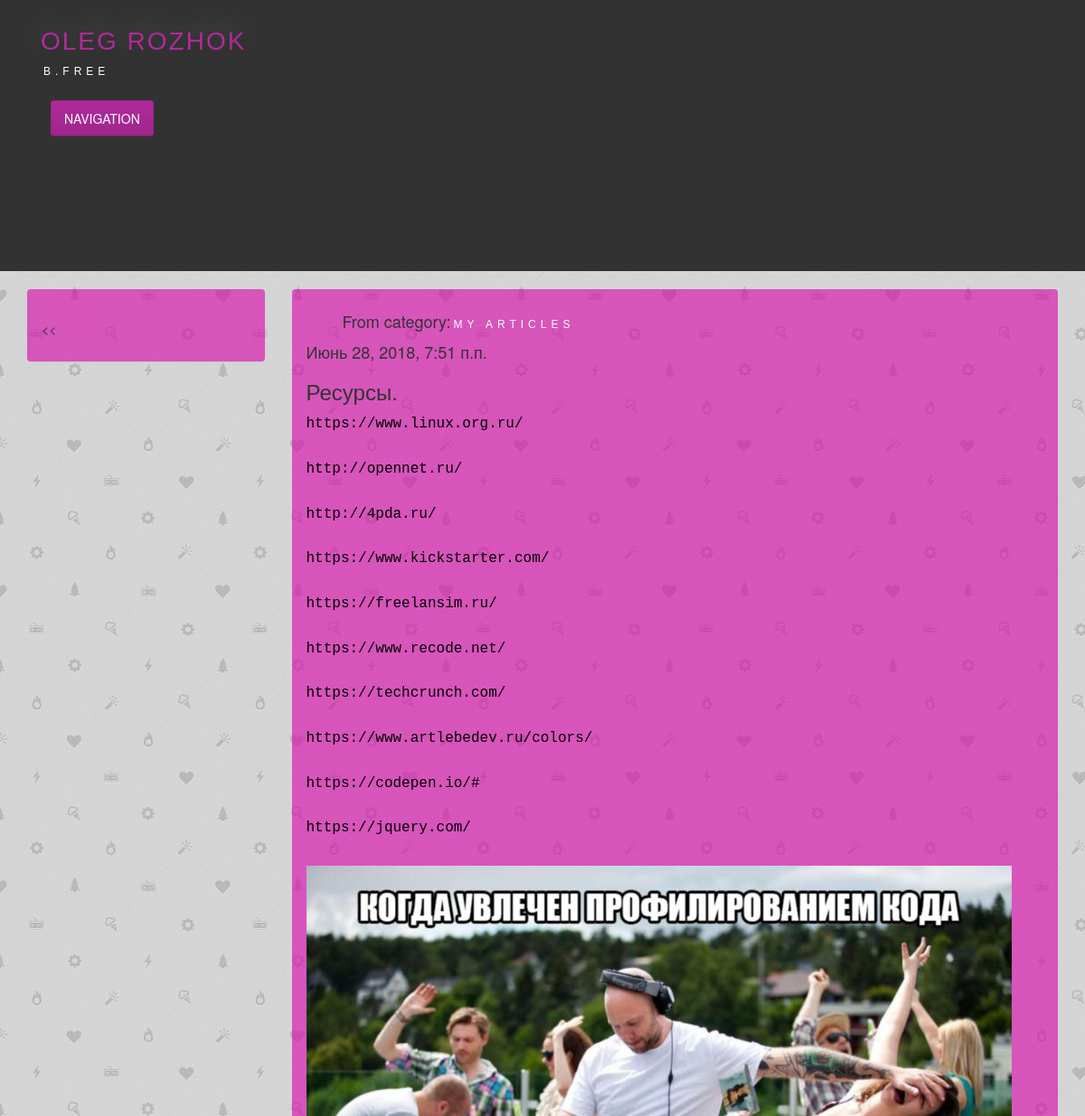
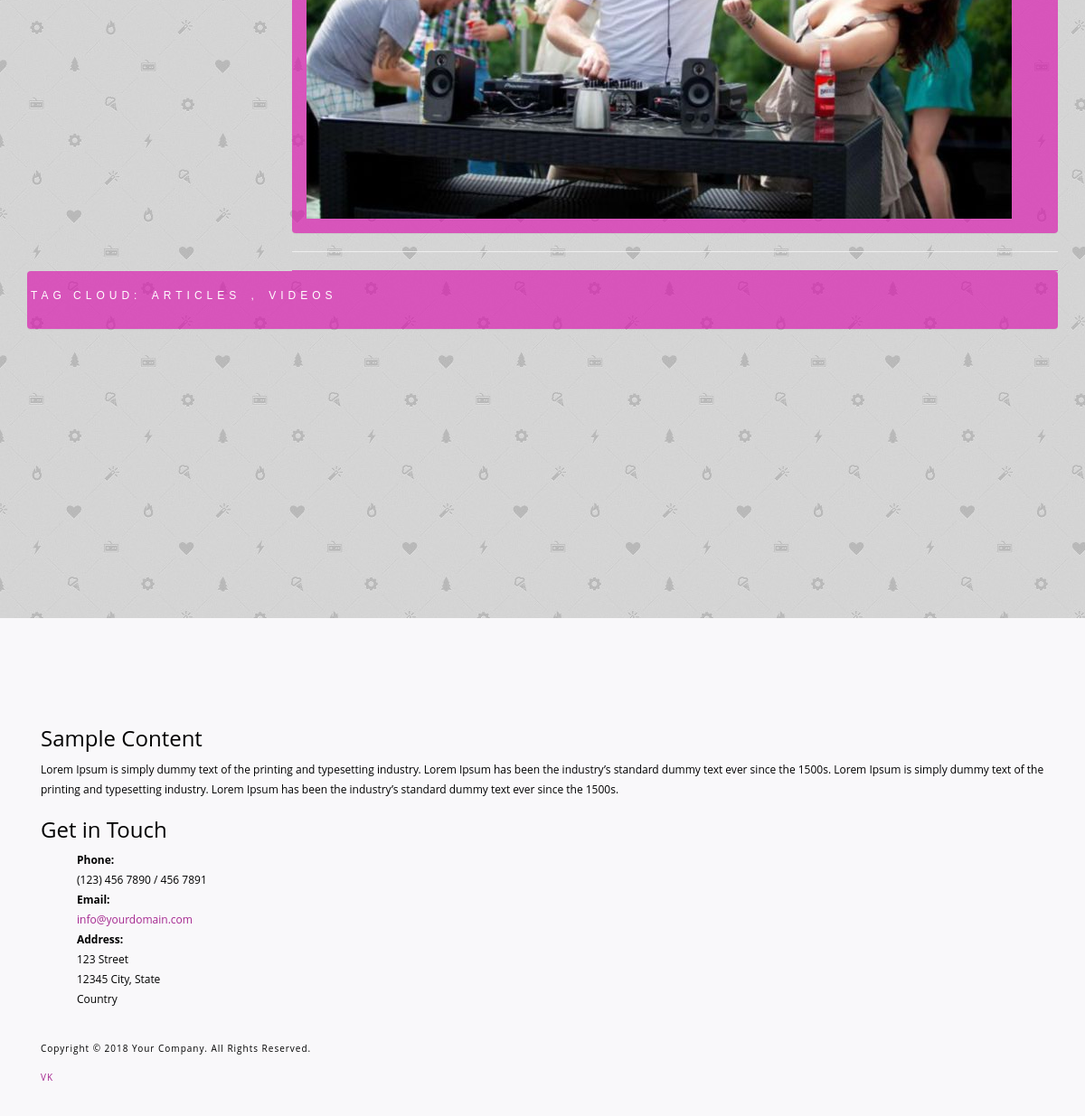
Screenshot of /articles/get/1/ with the database file from the repository (2 pictures, top to bottom).
### article/models.py (models this page shows, shortened)
class Article(models.Model):
    class Meta():
        db_table = "article"
    article_title = models.CharField(max_length=200)
    article_text = RichTextField()
    article_date = models.DateTimeField()
    article_likes = models.IntegerField(default=0)
    article_image = models.ImageField(null=True, blank=True, upload_to="images/", verbose_name="Image")
    video = EmbedVideoField(null=True, blank=True, verbose_name="Video")
    category = TreeForeignKey(Category, null=True, blank=False, related_name='cat')
    keywords = models.ManyToManyField(Keywords, related_name="keywords", related_query_name="keywords", blank=True, verbose_name="Keywords")

class Category(MPTTModel):
    class Meta():
        db_table = "category"
        verbose_name_plural = "Categories"
        verbose_name = "Category"
        ordering = ('tree_id', 'level',)
    name = models.CharField(max_length=150, verbose_name="Category", unique=True)
    parent = TreeForeignKey('self', on_delete=models.CASCADE, null=True, blank=True, related_name='children', verbose_name="Parent's class")
    def __unicode__(self):
        return self.name
    class MPTTMeta:
        level_atrr = 'mptt-level'
        order_insertion_by = ['name']

class Keywords(models.Model):
    class Meta():
        db_table = "keywords"
    name = models.CharField(max_length=50, blank=True, unique=True, verbose_name="Tags")
    def __unicode__(self):
        return self.name

### article/views.py (the view)
# urls.py: url(r'^articles/get/(?P<article_id>\d+)/$', article_views.article, name='article'),
def article(request, article_id=1):
    comment_form = CommentForm
    args = {}
    args.update(csrf(request))
    args['projects'] = Category.objects.all()
    args['article'] = Article.objects.get(id=article_id)
    args['category'] = Category.objects.filter(id=article_id)
    args['comments'] = Comments.objects.filter(comments_article_id=article_id).order_by('-id')
    args['form'] = comment_form
    args['keywords'] = Keywords.objects.all()
    args['username'] = auth.get_user(request).username
    return render_to_response('article.html', args)

### article/templates/article.html (shortened to what this page needs)
{% extends 'main.html' %}
{% load embed_video_tags %}
{% block article %}
{% load mptt_tags %}
{% load i18n mptt_tags %}
<div>
<ul><h4>From category:<a id="divTagLine" class="notpodcherk" href="/category/get/{{ article.category.id }}/">{{ article.category }}</a></h4></ul>
<h4>{{ article.article_date }}</h4>
<h3>{% autoescape off%}{{ article.article_title }}{% endautoescape %}</h3>
<p>{% autoescape off%}{{ article.article_text|linebreaksbr }}{% endautoescape %}</p>
    </div><br />
    {% if article.article_image %}
    <div>
    <img class="css-adaptive" src="{{ MEDIA_URL}}{{ article.article_image.url }}">
    {% endif %}
    </div>
</div>
<hr>
<div class="container-fluid special-card">
  <div class="row-fluid">
    <div class="col col-lg-12">
  </div>
</div>
{% endblock %}

### article/templates/main.html (shortened to what this page needs)
{% load staticfiles %}
{% load i18n mptt_tags %}
<!DOCTYPE html>
<html>
<head>
    <link rel="stylesheet" href="https://maxcdn.bootstrapcdn.com/bootstrap/4.0.0/css/bootstrap.min.css">
    {% load bootstrap3 %}
    {% bootstrap_css %}
</head>
<body>
<div id="decorative2">
    <div class="container">
        <div class="divPanel topArea notop nobottom">
        <div class="row-fluid">
            <div class="pull-top">
                        <a href="https://vk.com/oleg_rozhok" id="divSiteTitle" class="notpodcherk">Oleg Rozhok</a><br />
                        <a href="https://vk.com/video-41355314_456239038" id="divTagLine" class="notpodcherk">b.free</a>
            </div>
                    <div id="divMenuRight" class="pull-left">
                    <div class="navbar">
                        <button type="button" class="btn btn-navbar-highlight btn-large btn-primary" data-toggle="collapse" data-target=".nav-collapse">
                            NAVIGATION
                        </button>
                    </div>
                    </div>
        </div>
        </div>
    </div>
</div>
<br />
<div class="container-fluid">
  <div class="row-fluid">
    <div class="col col-lg-3">
    <div class="panel panel-body special-card">
    <ol class="marker" id="breadcrumb">
    {% recursetree projects %}
        <li>
       <a href="/category/get/{{ node.id }}" title="{% blocktrans with project=node %}Show all entries in {{ project }}{% endblocktrans %}">{{ node }}</a>
        </li>
    {% endrecursetree %}
    </ol>
    </div>
    </div>
    <div class="col col-lg-9">
    <div class="panel panel-body fones special-card">
    {% block article %}{% endblock %}
    </div>
    </div>
    <div class="col col-lg-12">
    <div class="panel panel-body special-card" id="divTagLine"> Tag cloud:
        <ol id="breadcrumb">
    {% for keyword in keywords %}
            <a id="divTagLine" class="notpodcherk" href="/keyword/{{ keyword.id }}">{{ keyword }}</a>
    {% if not forloop.last %}, {% endif %}
    {% endfor %}
        </ol>
    </div>
    </div>
  </div>
</div>
<div id="footerOuterSeparator">
<div id="divFooter">
    <div class="container">
        <div class="divPanel">
            <div class="row-fluid">
               <div class="span1" id="footerArea3">
                    <h3>Sample Content</h3>
                    <p>Lorem Ipsum is simply dummy text of the printing and typesetting industry. Lorem Ipsum has been the industry’s standard dummy text ever since the 1500s.
                        Lorem Ipsum is simply dummy text of the printing and typesetting industry. Lorem Ipsum has been the industry’s standard dummy text ever since the 1500s.
                    </p>
                </div>
                <div class="span2" id="footerArea4">
                    <h3>Get in Touch</h3>
                    <ul id="contact-info">
                    <li>
                        <span class="field">Phone:</span>
                        <br />
                        (123) 456 7890 / 456 7891
                    </li>
                    <li>
                        <span class="field">Email:</span>
                        <br />
                        <a href="mailto:info@yourdomain.com" title="Email">info@yourdomain.com</a>
                    </li>
                    <li>
                        <span class="field">Address:</span>
                        <br />
                        123 Street<br />
                        12345 City, State<br />
                        Country
                    </li>
                    </ul>
                </div>
            </div>
            <br />
            <div class="row-fluid">
                <div class="span3">
                    <p class="copyright">
                        Copyright © 2018 Your Company. All Rights Reserved.
                    </p>
                    <p class="social_bookmarks">
                        <a href="https://vk.com/beeroom_volosovo">VK</a>
                    </p>
                </div>
            </div>
            <br />
        </div>
    </div>
</div>
</div>
</body>
</html>

### article/templates/main.html (style rules this page uses)
body { background: #CCCCCC url(/media/images/fon.jpg); background-repeat: inherit; }
.fones { background: #f9f8fa }
.special-card { background-color: rgba(218, 0, 170, 0.6); }
.css-adaptive { display: block; max-width: 100%; height: auto; }
.divPanel.notop { padding-top:25px }
.divPanel.nobottom { padding-bottom:0px }
#decorative2 { background-color: rgb(50, 50, 50); height: 300px; }
#divSiteTitle { font-family: 'Century Gothic', sans-serif; color: rgb(176, 42, 154); font-size: 28px; text-shadow: rgba(0, 0, 0, 0.2) 2px 5px 9px, rgba(255, 255, 255, 0.298039) 0px -5px 35px; line-height: 42px; letter-spacing: 2px; text-transform: uppercase; font-weight: normal; font-style: normal; padding-left: 0px; padding-right: 0px; }
#divTagLine { font-family: 'Century Gothic', sans-serif; font-size: 12px; text-transform: uppercase; letter-spacing: 5px; line-height: 22px; color: rgb(255, 255, 255); text-shadow: none; padding-left: 3px; padding-right: 3px; font-weight: normal; font-style: normal; }
.navbar .btn-navbar-highlight { display:inline;padding:9px 14px;margin-top:15px; }
.btn-primary { border:1px solid #9d2589;border-bottom:1px solid #7b1d6c;background-color:#b02a9a;background-repeat: repeat-x;background-image:-webkit-gradient(linear, left top, left bottom, from(#b02a9a), to(#9e268b));background-image:-webkit-linear-gradient(top, #b02a9a, #9e268b);background-image:-moz-linear-gradient(top, #b02a9a, #9e268b);background-image:-ms-linear-gradient(top, #b02a9a, #9e268b);background-image:-o-linear-gradient(top, #b02a9a, #9e268b);background-image:linear-gradient(top, #b02a9a, #9e268b);filter: progid:dximagetransform.microsoft.gradient(startColorstr=#b02a9a, endColorstr=#9e268b, GradientType=0);filter: progid:dximagetransform.microsoft.gradient(enabled=false); }
ol { list-style:none; }
.marker { list-style: none; }
.marker > li:before { content: '<< '; }
#breadcrumb { list-style: none; display: inline-block; padding-left: 0px; }
#breadcrumb li { float: center; }
#breadcrumb li a { color: #fff; display: inline-block; background-color: rgba(218, 0, 170, 0.01); text-decoration: none; position: relative; height: 34px; line-height: 34px; padding: 0 10px 0 5px; text-align: center; margin-right: 23px; -webkit-user-select: none; -moz-user-select: none; -ms-user-select: none; user-select: none; }
#breadcrumb li:first-child a { padding-left: 15px; -moz-border-radius: 4px 0 0 4px; -webkit-border-radius: 4px; border-radius: 4px 0 0 4px; }
#breadcrumb li:last-child a { padding-right: 15px; -moz-border-radius: 0 4px 4px 0; -webkit-border-radius: 0; border-radius: 0 4px 4px 0; }
#breadcrumb li a:before { left: 0px; border-left-color: transparent; text-align: center; }
#breadcrumb li a:after { text-align: center; border-color: transparent; border-left-color: #cc2eaa; }
#divFooter { font-family: 'Open Sans', sans-serif; background-color: #f9f8fa; color: #000000; padding-top: 100px; line-height: 22px; font-size: 12px; text-transform: none; background-image: none; background-repeat: repeat repeat; }
#divFooter a { color: rgb(164, 39, 143); }
#divFooter h3 { color: rgb(0, 0, 0); }
#footerOuterSeparator { margin-top: 300px; border-top-width: 0px; border-top-style: solid; border-top-color: rgb(95, 95, 95); }
#divFooter { margin-left:-20px;margin-right:-20px;padding-left:20px;padding-right:20px; }
#divFooter { margin-left:0px;margin-right:0px;padding-left:0px;padding-right:0px; }
.social_bookmarks a { font-size:smaller !important;text-transform:uppercase;letter-spacing:1px;text-decoration:none;margin-right:20px; }
.copyright { font-size:smaller;letter-spacing:1px; }
ul#contact-info .field { font-weight:bold; }
ul#contact-info { list-style:none; }

### rows the page displays
Article: category "MY ARTICLES", article_date "Июнь 28, 2018, 7:51 п.п.", article_title "Ресурсы.", article_text "https://www.linux.org.ru/ http://opennet.ru/ http://4pda.ru/ https://www.kickstarter.com/ https://freelansim.ru/ https://www.recode.net/ https://techcrunch.com/ https://www.artlebedev.ru/colors/ https://codepen.io/# https://jquery.com/", article_image (picture)
Keywords: name "ARTICLES"
Keywords: name "VIDEOS"
